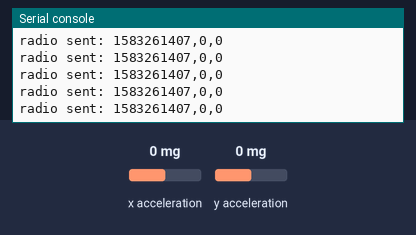
The program below on a simulated BBC micro:bit (MakeCode). Parts: the last lines printed to the serial console. Inputs (shaded band) come from the test bench; at power-on: x acceleration 0 mg, y acceleration 0 mg. No radio messages arrive unless stated (any console line starting 'radio sent:' is added by the test bench).

Above: at 1.2 s.
1.3 s: x acceleration set to -1440 mg
At 1.35 s:
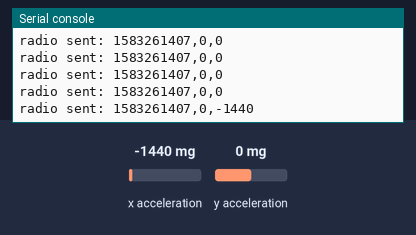
2.8 s: y acceleration set to -1440 mg
At 2.83 s:
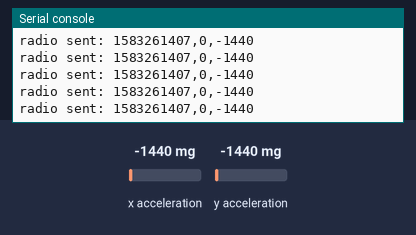
4.3 s: x acceleration set to -750 mg
At 4.32 s:
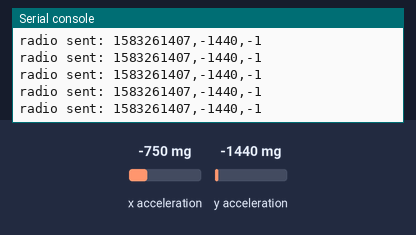
Timing chart, 0 to 7.3 s (numbered marks = the images above; inputs shaded):
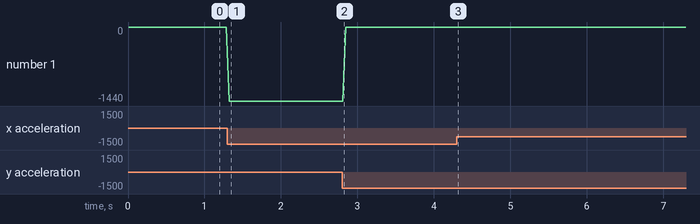

The program:

main.ts
```typescript
radio.setGroup(123)
radio.setFrequencyBand(48)
radio.setTransmitSerialNumber(true)
let packet : string
type zolik = {
    x: Number,
    y: Number
}
let gril = 0
let f = 0
let kolik: zolik = {x:0, y:0}
let zprava: string
let zprva: string
let tohle = control.deviceSerialNumber().toString()

basic.forever(function () {
    kolik.x = input.acceleration(Dimension.X)
    kolik.y = input.acceleration(Dimension.Y)
    zprva = convertToText((kolik.x))
    zprava = convertToText((kolik.y))
    basic.pause(10)
    radio.sendString(tohle +','+ zprava +','+ zprva)
    basic.pause(10)
})
```

Measured:
- after the input at 1.3 s, the serial console: prints a new line at once (image 1)
- plotted number 1: 0 → -1440 after the input at 1.3 s, -1440 → -1 after the input at 2.8 s, -1 → -7 after the input at 4.3 s
